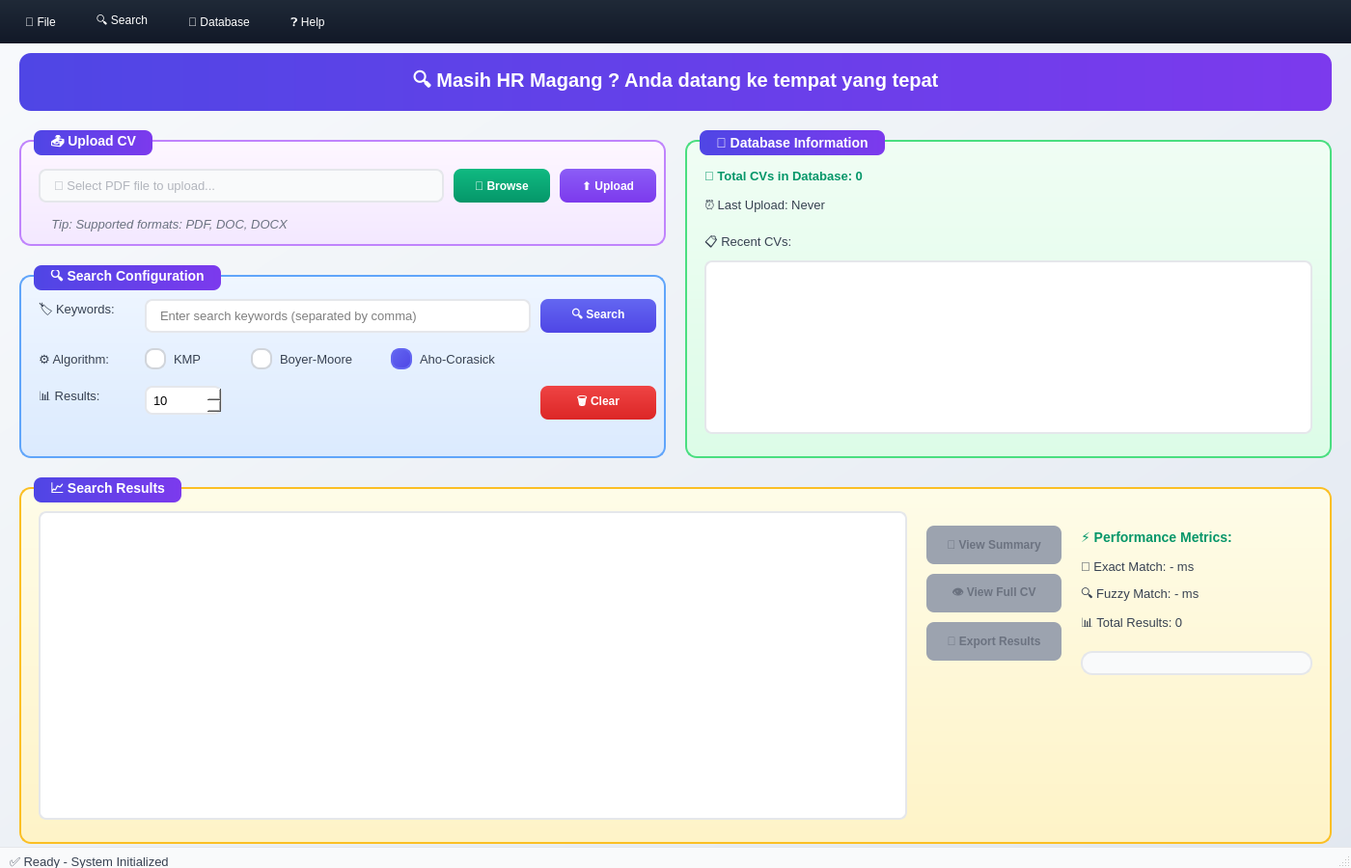
<?xml version="1.0" encoding="UTF-8"?>
<ui version="4.0">
 <class>MainWindow</class>
 <widget class="QMainWindow" name="MainWindow">
  <property name="geometry">
   <rect>
    <x>0</x>
    <y>0</y>
    <width>1400</width>
    <height>900</height>
   </rect>
  </property>
  <property name="minimumSize">
   <size>
    <width>1200</width>
    <height>800</height>
   </size>
  </property>
  <property name="windowTitle">
   <string>CV Search System - Professional Edition</string>
  </property>
  <property name="windowIcon">
   <iconset>
    <normaloff>icons/app_icon.png</normaloff>icons/app_icon.png</iconset>
  </property>
  <property name="styleSheet">
   <string notr="true">
/* Main Window Styling */
QMainWindow {
    background: qlineargradient(x1:0, y1:0, x2:1, y2:1, stop:0 #f8fafc, stop:1 #e2e8f0);
}

/* Title Label */
QLabel#lblTitle {
    background: qlineargradient(x1:0, y1:0, x2:1, y2:0, stop:0 #4f46e5, stop:1 #7c3aed);
    color: white;
    padding: 15px;
    border-radius: 12px;
    font-weight: bold;
    font-size: 20px;
}

/* Group Box Styling */
QGroupBox {
    font-weight: bold;
    font-size: 14px;
    color: #374151;
    border: 2px solid #e5e7eb;
    border-radius: 12px;
    margin-top: 10px;
    padding-top: 15px;
    background: white;
}

QGroupBox::title {
    subcontrol-origin: margin;
    left: 15px;
    padding: 5px 15px;
    background: qlineargradient(x1:0, y1:0, x2:1, y2:0, stop:0 #4f46e5, stop:1 #7c3aed);
    color: white;
    border-radius: 8px;
    font-size: 13px;
}

/* Upload Group Styling */
QGroupBox#groupUpload {
    background: qlineargradient(x1:0, y1:0, x2:0, y2:1, stop:0 #fef7ff, stop:1 #f3e8ff);
    border: 2px solid #c084fc;
}

/* Search Group Styling */
QGroupBox#groupSearch {
    background: qlineargradient(x1:0, y1:0, x2:0, y2:1, stop:0 #eff6ff, stop:1 #dbeafe);
    border: 2px solid #60a5fa;
}

/* Database Group Styling */
QGroupBox#groupDatabaseInfo {
    background: qlineargradient(x1:0, y1:0, x2:0, y2:1, stop:0 #f0fdf4, stop:1 #dcfce7);
    border: 2px solid #4ade80;
}

/* Results Group Styling */
QGroupBox#groupResults {
    background: qlineargradient(x1:0, y1:0, x2:0, y2:1, stop:0 #fefce8, stop:1 #fef3c7);
    border: 2px solid #fbbf24;
}

/* Button Styling */
QPushButton {
    background: qlineargradient(x1:0, y1:0, x2:0, y2:1, stop:0 #6366f1, stop:1 #4f46e5);
    color: white;
    border: none;
    border-radius: 8px;
    padding: 8px 16px;
    font-weight: bold;
    font-size: 12px;
}

QPushButton:hover {
    background: qlineargradient(x1:0, y1:0, x2:0, y2:1, stop:0 #5855eb, stop:1 #4338ca);
}

QPushButton:pressed {
    background: qlineargradient(x1:0, y1:0, x2:0, y2:1, stop:0 #4338ca, stop:1 #3730a3);
}

QPushButton:disabled {
    background: #9ca3af;
    color: #6b7280;
}

/* Browse Button */
QPushButton#btnBrowse {
    background: qlineargradient(x1:0, y1:0, x2:0, y2:1, stop:0 #10b981, stop:1 #059669);
}

QPushButton#btnBrowse:hover {
    background: qlineargradient(x1:0, y1:0, x2:0, y2:1, stop:0 #059669, stop:1 #047857);
}

/* Upload Button */
QPushButton#btnUpload {
    background: qlineargradient(x1:0, y1:0, x2:0, y2:1, stop:0 #8b5cf6, stop:1 #7c3aed);
}

QPushButton#btnUpload:hover {
    background: qlineargradient(x1:0, y1:0, x2:0, y2:1, stop:0 #7c3aed, stop:1 #6d28d9);
}

/* Clear Button */
QPushButton#btnClear {
    background: qlineargradient(x1:0, y1:0, x2:0, y2:1, stop:0 #ef4444, stop:1 #dc2626);
}

QPushButton#btnClear:hover {
    background: qlineargradient(x1:0, y1:0, x2:0, y2:1, stop:0 #dc2626, stop:1 #b91c1c);
}

/* Input Fields */
QLineEdit {
    border: 2px solid #e5e7eb;
    border-radius: 8px;
    padding: 8px 12px;
    font-size: 13px;
    background: white;
}

QLineEdit:focus {
    border-color: #6366f1;
    outline: none;
}

QLineEdit:read-only {
    background: #f9fafb;
    color: #6b7280;
}

/* Spin Box */
QSpinBox {
    border: 2px solid #e5e7eb;
    border-radius: 8px;
    padding: 5px;
    background: white;
    font-size: 13px;
}

QSpinBox:focus {
    border-color: #6366f1;
}

/* Radio Buttons */
QRadioButton {
    font-size: 13px;
    color: #374151;
    spacing: 8px;
}

QRadioButton::indicator {
    width: 18px;
    height: 18px;
}

QRadioButton::indicator:unchecked {
    border: 2px solid #d1d5db;
    border-radius: 9px;
    background: white;
}

QRadioButton::indicator:checked {
    border: 2px solid #6366f1;
    border-radius: 9px;
    background: qlineargradient(x1:0, y1:0, x2:1, y2:1, stop:0 #6366f1, stop:1 #4f46e5);
}

/* List Widgets */
QListWidget {
    border: 2px solid #e5e7eb;
    border-radius: 8px;
    background: white;
    alternate-background-color: #f9fafb;
    selection-background-color: #6366f1;
    selection-color: white;
    font-size: 13px;
}

QListWidget::item {
    padding: 8px;
    border-bottom: 1px solid #f3f4f6;
}

QListWidget::item:hover {
    background: #f3f4f6;
}

QListWidget::item:selected {
    background: qlineargradient(x1:0, y1:0, x2:1, y2:0, stop:0 #6366f1, stop:1 #4f46e5);
}

/* Labels */
QLabel {
    color: #374151;
    font-size: 13px;
}

QLabel#lblPerformanceTitle {
    color: #059669;
    font-weight: bold;
    font-size: 14px;
}

/* Menu Bar */
QMenuBar {
    background: qlineargradient(x1:0, y1:0, x2:0, y2:1, stop:0 #1f2937, stop:1 #111827);
    color: white;
    border: none;
    padding: 2px;
}

QMenuBar::item {
    background: transparent;
    padding: 8px 16px;
    border-radius: 4px;
    margin: 2px;
}

QMenuBar::item:selected {
    background: #374151;
}

QMenu {
    background: white;
    border: 1px solid #e5e7eb;
    border-radius: 8px;
    padding: 5px;
}

QMenu::item {
    padding: 8px 20px;
    border-radius: 4px;
}

QMenu::item:selected {
    background: #f3f4f6;
}

/* Status Bar */
QStatusBar {
    background: #f9fafb;
    border-top: 1px solid #e5e7eb;
    color: #6b7280;
}
   </string>
  </property>
  <widget class="QWidget" name="centralwidget">
   <widget class="QLabel" name="lblTitle">
    <property name="geometry">
     <rect>
      <x>20</x>
      <y>10</y>
      <width>1360</width>
      <height>60</height>
     </rect>
    </property>
    <property name="font">
     <font>
      <pointsize>-1</pointsize>
      <weight>75</weight>
      <bold>true</bold>
     </font>
    </property>
    <property name="text">
     <string>🔍 Masih HR Magang ? Anda datang ke tempat yang tepat</string>
    </property>
    <property name="alignment">
     <set>Qt::AlignCenter</set>
    </property>
   </widget>
   <widget class="QGroupBox" name="groupUpload">
    <property name="geometry">
     <rect>
      <x>20</x>
      <y>90</y>
      <width>670</width>
      <height>120</height>
     </rect>
    </property>
    <property name="title">
     <string>📤 Upload CV</string>
    </property>
    <widget class="QLineEdit" name="lineEditFilePath">
     <property name="geometry">
      <rect>
       <x>20</x>
       <y>40</y>
       <width>420</width>
       <height>35</height>
      </rect>
     </property>
     <property name="readOnly">
      <bool>true</bool>
     </property>
     <property name="placeholderText">
      <string>📄 Select PDF file to upload...</string>
     </property>
    </widget>
    <widget class="QPushButton" name="btnBrowse">
     <property name="geometry">
      <rect>
       <x>450</x>
       <y>40</y>
       <width>100</width>
       <height>35</height>
      </rect>
     </property>
     <property name="text">
      <string>📂 Browse</string>
     </property>
    </widget>
    <widget class="QPushButton" name="btnUpload">
     <property name="enabled">
      <bool>true</bool>
     </property>
     <property name="geometry">
      <rect>
       <x>560</x>
       <y>40</y>
       <width>100</width>
       <height>35</height>
      </rect>
     </property>
     <property name="mouseTracking">
      <bool>true</bool>
     </property>
     <property name="text">
      <string>⬆️ Upload</string>
     </property>
    </widget>
    <widget class="QLabel" name="lblUploadStatus">
     <property name="geometry">
      <rect>
       <x>20</x>
       <y>85</y>
       <width>640</width>
       <height>25</height>
      </rect>
     </property>
     <property name="styleSheet">
      <string notr="true">color: #6b7280; font-style: italic;</string>
     </property>
     <property name="text">
      <string>💡 Tip: Supported formats: PDF, DOC, DOCX</string>
     </property>
    </widget>
   </widget>
   <widget class="QGroupBox" name="groupSearch">
    <property name="geometry">
     <rect>
      <x>20</x>
      <y>230</y>
      <width>670</width>
      <height>200</height>
     </rect>
    </property>
    <property name="title">
     <string>🔍 Search Configuration</string>
    </property>
    <widget class="QLabel" name="lblKeywords">
     <property name="geometry">
      <rect>
       <x>20</x>
       <y>35</y>
       <width>100</width>
       <height>25</height>
      </rect>
     </property>
     <property name="text">
      <string>🏷️ Keywords:</string>
     </property>
    </widget>
    <widget class="QLineEdit" name="inputKeywords">
     <property name="geometry">
      <rect>
       <x>130</x>
       <y>35</y>
       <width>400</width>
       <height>35</height>
      </rect>
     </property>
     <property name="placeholderText">
      <string>Enter search keywords (separated by comma)</string>
     </property>
    </widget>
    <widget class="QPushButton" name="btnSearch">
     <property name="geometry">
      <rect>
       <x>540</x>
       <y>35</y>
       <width>120</width>
       <height>35</height>
      </rect>
     </property>
     <property name="text">
      <string>🔍 Search</string>
     </property>
    </widget>
    <widget class="QLabel" name="lblAlgorithm">
     <property name="geometry">
      <rect>
       <x>20</x>
       <y>85</y>
       <width>100</width>
       <height>25</height>
      </rect>
     </property>
     <property name="text">
      <string>⚙️ Algorithm:</string>
     </property>
    </widget>
    <widget class="QRadioButton" name="radioKMP">
     <property name="geometry">
      <rect>
       <x>130</x>
       <y>85</y>
       <width>95</width>
       <height>25</height>
      </rect>
     </property>
     <property name="text">
      <string>KMP</string>
     </property>
    </widget>
    <widget class="QRadioButton" name="radioBoyerMoore">
     <property name="geometry">
      <rect>
       <x>240</x>
       <y>85</y>
       <width>130</width>
       <height>25</height>
      </rect>
     </property>
     <property name="text">
      <string>Boyer-Moore</string>
     </property>
    </widget>
    <widget class="QRadioButton" name="radioAhoCorasick">
     <property name="geometry">
      <rect>
       <x>385</x>
       <y>85</y>
       <width>130</width>
       <height>25</height>
      </rect>
     </property>
     <property name="text">
      <string>Aho-Corasick</string>
     </property>
     <property name="checked">
      <bool>true</bool>
     </property>
    </widget>
    <widget class="QLabel" name="lblResultLimit">
     <property name="geometry">
      <rect>
       <x>20</x>
       <y>125</y>
       <width>100</width>
       <height>25</height>
      </rect>
     </property>
     <property name="text">
      <string>📊 Results:</string>
     </property>
    </widget>
    <widget class="QSpinBox" name="spinResultLimit">
     <property name="geometry">
      <rect>
       <x>130</x>
       <y>125</y>
       <width>80</width>
       <height>30</height>
      </rect>
     </property>
     <property name="minimum">
      <number>1</number>
     </property>
     <property name="maximum">
      <number>100</number>
     </property>
     <property name="value">
      <number>10</number>
     </property>
    </widget>
    <widget class="QPushButton" name="btnClear">
     <property name="geometry">
      <rect>
       <x>540</x>
       <y>125</y>
       <width>120</width>
       <height>35</height>
      </rect>
     </property>
     <property name="text">
      <string>🗑️ Clear</string>
     </property>
    </widget>
   </widget>
   <widget class="QGroupBox" name="groupDatabaseInfo">
    <property name="geometry">
     <rect>
      <x>710</x>
      <y>90</y>
      <width>670</width>
      <height>340</height>
     </rect>
    </property>
    <property name="title">
     <string>💾 Database Information</string>
    </property>
    <widget class="QLabel" name="lblTotalCVs">
     <property name="geometry">
      <rect>
       <x>20</x>
       <y>35</y>
       <width>300</width>
       <height>25</height>
      </rect>
     </property>
     <property name="styleSheet">
      <string notr="true">font-weight: bold; color: #059669;</string>
     </property>
     <property name="text">
      <string>📁 Total CVs in Database: 0</string>
     </property>
    </widget>
    <widget class="QLabel" name="lblLastUpload">
     <property name="geometry">
      <rect>
       <x>20</x>
       <y>65</y>
       <width>400</width>
       <height>25</height>
      </rect>
     </property>
     <property name="text">
      <string>⏰ Last Upload: Never</string>
     </property>
    </widget>
    <widget class="QLabel" name="lblRecentCVs">
     <property name="geometry">
      <rect>
       <x>20</x>
       <y>105</y>
       <width>200</width>
       <height>25</height>
      </rect>
     </property>
     <property name="font">
      <font>
       <pointsize>-1</pointsize>
      </font>
     </property>
     <property name="text">
      <string>📋 Recent CVs:</string>
     </property>
    </widget>
    <widget class="QListWidget" name="listRecentCVs">
     <property name="geometry">
      <rect>
       <x>20</x>
       <y>135</y>
       <width>630</width>
       <height>180</height>
      </rect>
     </property>
    </widget>
   </widget>
   <widget class="QGroupBox" name="groupResults">
    <property name="geometry">
     <rect>
      <x>20</x>
      <y>450</y>
      <width>1360</width>
      <height>380</height>
     </rect>
    </property>
    <property name="title">
     <string>📈 Search Results</string>
    </property>
    <widget class="QListWidget" name="listResults">
     <property name="geometry">
      <rect>
       <x>20</x>
       <y>35</y>
       <width>900</width>
       <height>320</height>
      </rect>
     </property>
    </widget>
    <widget class="QPushButton" name="btnViewSummary">
     <property name="enabled">
      <bool>false</bool>
     </property>
     <property name="geometry">
      <rect>
       <x>940</x>
       <y>50</y>
       <width>140</width>
       <height>40</height>
      </rect>
     </property>
     <property name="text">
      <string>📄 View Summary</string>
     </property>
    </widget>
    <widget class="QPushButton" name="btnViewCV">
     <property name="enabled">
      <bool>false</bool>
     </property>
     <property name="geometry">
      <rect>
       <x>940</x>
       <y>100</y>
       <width>140</width>
       <height>40</height>
      </rect>
     </property>
     <property name="text">
      <string>👁️ View Full CV</string>
     </property>
    </widget>
    <widget class="QPushButton" name="btnExportResults">
     <property name="enabled">
      <bool>false</bool>
     </property>
     <property name="geometry">
      <rect>
       <x>940</x>
       <y>150</y>
       <width>140</width>
       <height>40</height>
      </rect>
     </property>
     <property name="text">
      <string>💾 Export Results</string>
     </property>
    </widget>
    <widget class="QLabel" name="lblPerformanceTitle">
     <property name="geometry">
      <rect>
       <x>1100</x>
       <y>50</y>
       <width>200</width>
       <height>25</height>
      </rect>
     </property>
     <property name="font">
      <font>
       <pointsize>-1</pointsize>
       <weight>75</weight>
       <bold>true</bold>
      </font>
     </property>
     <property name="text">
      <string>⚡ Performance Metrics:</string>
     </property>
    </widget>
    <widget class="QLabel" name="lblExactMatchTime">
     <property name="geometry">
      <rect>
       <x>1100</x>
       <y>80</y>
       <width>240</width>
       <height>25</height>
      </rect>
     </property>
     <property name="text">
      <string>🎯 Exact Match: - ms</string>
     </property>
    </widget>
    <widget class="QLabel" name="lblFuzzyMatchTime">
     <property name="geometry">
      <rect>
       <x>1100</x>
       <y>110</y>
       <width>240</width>
       <height>25</height>
      </rect>
     </property>
     <property name="text">
      <string>🔍 Fuzzy Match: - ms</string>
     </property>
    </widget>
    <widget class="QLabel" name="lblTotalResults">
     <property name="geometry">
      <rect>
       <x>1100</x>
       <y>140</y>
       <width>240</width>
       <height>25</height>
      </rect>
     </property>
     <property name="text">
      <string>📊 Total Results: 0</string>
     </property>
    </widget>
    <widget class="QProgressBar" name="progressBar">
     <property name="geometry">
      <rect>
       <x>1100</x>
       <y>180</y>
       <width>240</width>
       <height>25</height>
      </rect>
     </property>
     <property name="styleSheet">
      <string notr="true">
QProgressBar {
    border: 2px solid #e5e7eb;
    border-radius: 12px;
    background: #f9fafb;
}

QProgressBar::chunk {
    background: qlineargradient(x1:0, y1:0, x2:1, y2:0, stop:0 #10b981, stop:1 #059669);
    border-radius: 10px;
}
      </string>
     </property>
     <property name="value">
      <number>0</number>
     </property>
     <property name="textVisible">
      <bool>false</bool>
     </property>
    </widget>
   </widget>
  </widget>
  <widget class="QMenuBar" name="menubar">
   <property name="geometry">
    <rect>
     <x>0</x>
     <y>0</y>
     <width>1400</width>
     <height>45</height>
    </rect>
   </property>
   <widget class="QMenu" name="menuFile">
    <property name="title">
     <string>📁 File</string>
    </property>
    <addaction name="actionUploadCV"/>
    <addaction name="actionExportResults"/>
    <addaction name="separator"/>
    <addaction name="actionExit"/>
   </widget>
   <widget class="QMenu" name="menuSearch">
    <property name="title">
     <string>🔍 Search</string>
    </property>
    <addaction name="actionNewSearch"/>
    <addaction name="actionClearResults"/>
    <addaction name="separator"/>
    <addaction name="actionSearchSettings"/>
   </widget>
   <widget class="QMenu" name="menuDatabase">
    <property name="title">
     <string>💾 Database</string>
    </property>
    <addaction name="actionRefreshDatabase"/>
    <addaction name="actionDatabaseStats"/>
    <addaction name="separator"/>
    <addaction name="actionClearDatabase"/>
   </widget>
   <widget class="QMenu" name="menuHelp">
    <property name="title">
     <string>❓ Help</string>
    </property>
    <addaction name="actionUserGuide"/>
    <addaction name="actionAbout"/>
   </widget>
   <addaction name="menuFile"/>
   <addaction name="menuSearch"/>
   <addaction name="menuDatabase"/>
   <addaction name="menuHelp"/>
  </widget>
  <widget class="QStatusBar" name="statusbar">
   <widget class="QLabel" name="lblStatus">
    <property name="geometry">
     <rect>
      <x>10</x>
      <y>5</y>
      <width>200</width>
      <height>20</height>
     </rect>
    </property>
    <property name="text">
     <string>✅ Ready - System Initialized</string>
    </property>
   </widget>
  </widget>
  <action name="actionUploadCV">
   <property name="text">
    <string>📤 Upload CV</string>
   </property>
   <property name="shortcut">
    <string>Ctrl+O</string>
   </property>
  </action>
  <action name="actionExportResults">
   <property name="text">
    <string>💾 Export Results</string>
   </property>
   <property name="shortcut">
    <string>Ctrl+E</string>
   </property>
  </action>
  <action name="actionExit">
   <property name="text">
    <string>🚪 Exit</string>
   </property>
   <property name="shortcut">
    <string>Ctrl+Q</string>
   </property>
  </action>
  <action name="actionNewSearch">
   <property name="text">
    <string>🆕 New Search</string>
   </property>
   <property name="shortcut">
    <string>Ctrl+N</string>
   </property>
  </action>
  <action name="actionClearResults">
   <property name="text">
    <string>🗑️ Clear Results</string>
   </property>
   <property name="shortcut">
    <string>Ctrl+R</string>
   </property>
  </action>
  <action name="actionSearchSettings">
   <property name="text">
    <string>⚙️ Search Settings</string>
   </property>
  </action>
  <action name="actionRefreshDatabase">
   <property name="text">
    <string>🔄 Refresh Database</string>
   </property>
   <property name="shortcut">
    <string>F5</string>
   </property>
  </action>
  <action name="actionDatabaseStats">
   <property name="text">
    <string>📈 Database Statistics</string>
   </property>
  </action>
  <action name="actionClearDatabase">
   <property name="text">
    <string>🗑️ Clear Database</string>
   </property>
  </action>
  <action name="actionUserGuide">
   <property name="text">
    <string>📖 User Guide</string>
   </property>
   <property name="shortcut">
    <string>F1</string>
   </property>
  </action>
  <action name="actionAbout">
   <property name="text">
    <string>ℹ️ About</string>
   </property>
  </action>
 </widget>
 <resources/>
 <connections/>
</ui>
